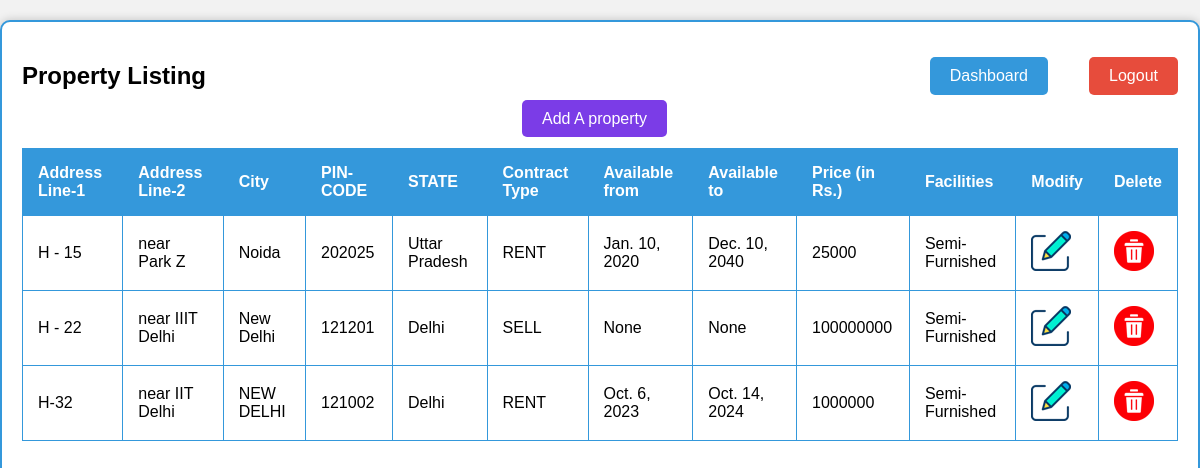
The page /my_properties/ (signed in) on the database its author committed.
### project_app/models.py (models this page shows, shortened)
class Property(models.Model):
    owner = models.CharField(max_length=30,  null= False, blank=False, default = None)
    address_line_1 = models.CharField(max_length=30,  null= False, blank=False, default = None)
    address_line_2 = models.CharField(max_length=30,  null= False, blank=True, default = '')
    state = models.CharField(max_length=30,  null= False, blank=False, default = None)
    city = models.CharField(max_length=30,  null= False, blank=False, default = None)
    pincode = models.CharField(max_length=6,  null= False, blank=False, default = None)
    type = models.CharField(max_length=4,  null= False, blank=False, default = None)
    starting_date = models.DateField(null = True, blank = True, default= None)
    ending_date = models.DateField(null = True, blank = True, default= None)
    price = models.DecimalField(decimal_places=0, max_digits=10, null = True, blank = True, default= 0)
    facilities = models.CharField(max_length=20,  null= False, blank=False, default = None)

### project_app/views.py (the view)
# urls.py: path("my_properties/", views.my_properties, name="my_properties_page"),
def my_properties(request):
    username = request.session.get('username')
    if(username is None):
        return redirect('/')
    if(request.method == 'POST'):
        pass
    else:
        my_properties_list = []
        properties = Property.objects.values()
        for i in range(len(properties)):
            if username == properties[i]["owner"]:
                my_properties_list.append(properties[i])
        return render(request, 'my_properties.html', {'properties':my_properties_list})

### project_app/templates/my_properties.html (shortened to what this page needs)
{% load static %}
<!DOCTYPE html>
<html>
<head>
</head>
<body>
    <div class="container">
        <h2>Property Listing</h2>
        <a class="dashboard-button" href="/dashboard">Dashboard</a>
        <a class="logout-button" href="/logout">Logout</a>
        <a class="add-property-button" href="/add_property">Add A property</a>
        <div class="scroll-container">
            <table>
                <thead>
                    <tr>
                        <th>Address Line-1</th>
                        <th>Address Line-2</th>
                        <th>City</th>
                        <th>PIN-CODE</th>
                        <th>STATE</th>
                        <th>Contract Type</th>
                        <th>Available from</th>
                        <th>Available to</th>
                        <th>Price (in Rs.)</th>
                        <th>Facilities</th>
                        <th>Modify</th>
                        <th>Delete</th>
                    </tr>
                </thead>
                <tbody>
                    {% for property in properties %}
                    <tr>
                        <td>{{ property.address_line_1 }}</td>
                        <td>{{ property.address_line_2 }}</td>
                        <td>{{ property.city }}</td>
                        <td>{{ property.pincode }}</td>
                        <td>{{ property.state }}</td>
                        <td>{{ property.type }}</td>
                        <td>{{ property.starting_date }}</td>
                        <td>{{ property.ending_date }}</td>
                        <td>{{ property.price }}</td>
                        <td>{{ property.facilities }}</td>
                        <td>
                            <a href="/edit_property/{{property.id}}">
                                <img src ="{% static 'edit_icon5.png' %}" alt="Edit Property">
                            </a>
                        </td>
                        <td>
                            <a href="/delete_property/{{property.id}}">
                                <img src ="{% static 'delete_icon4.png' %}" alt="Delete Property">
                            </a>
                        </td>
                    </tr>
                    {% endfor %}
                </tbody>
            </table>
        </div>
    </div>
</body>
</html>

### project_app/templates/my_properties.html (style rules this page uses)
html, body { height: 100%; font-family: Arial, sans-serif; background-color: #f2f2f2; margin: 0; padding: 0; }
.container { max-width: 1200px; margin: 20px auto; padding: 20px; border: 2px solid #3498db; background-color: #fff; box-shadow: 0px 0px 10px rgba(0, 0, 0, 0.2); border-radius: 10px; height: 100%; position: relative; }
.scroll-container { max-height: calc(100% - 120px); overflow-x: auto; overflow-y: auto; }
table { width: 100%; border-collapse: collapse; margin-top: 20px; }
table, th, td { border: 1px solid #3498db; }
th, td { padding: 15px; text-align: left; }
th { background-color: #3498db; color: #fff; }
.logout-button { position: absolute; top: 35px; right: 20px; background-color: #e74c3c; color: #fff; border: none; padding: 10px 20px; font-size: 16px; border-radius: 5px; cursor: pointer; text-decoration: none; }
.add-property-button { top: 35px; margin-left: 500px; right: 20px; background-color: #7b3ce7; color: #fff; border: none; padding: 10px 20px; font-size: 16px; border-radius: 5px; cursor: pointer; text-decoration: none; }
.dashboard-button { position: absolute; top: 35px; right: 150px; background-color: #3498db; color: #fff; border: none; padding: 10px 20px; font-size: 16px; border-radius: 5px; cursor: pointer; text-decoration: none; }

### rows shown on the page
Property: address_line_1 "H - 15", address_line_2 "near Park Z", city "Noida", pincode "202025", state "Uttar Pradesh", type "RENT", starting_date "Jan. 10, 2020", ending_date "Dec. 10, 2040", price "25000", facilities "Semi-Furnished"
Property: address_line_1 "H - 22", address_line_2 "near IIIT Delhi", city "New Delhi", pincode "121201", state "Delhi", type "SELL", starting_date "None", ending_date "None", price "100000000", facilities "Semi-Furnished"
Property: address_line_1 "H-32", address_line_2 "near IIT Delhi", city "NEW DELHI", pincode "121002", state "Delhi", type "RENT", starting_date "Oct. 6, 2023", ending_date "Oct. 14, 2024", price "1000000", facilities "Semi-Furnished"
